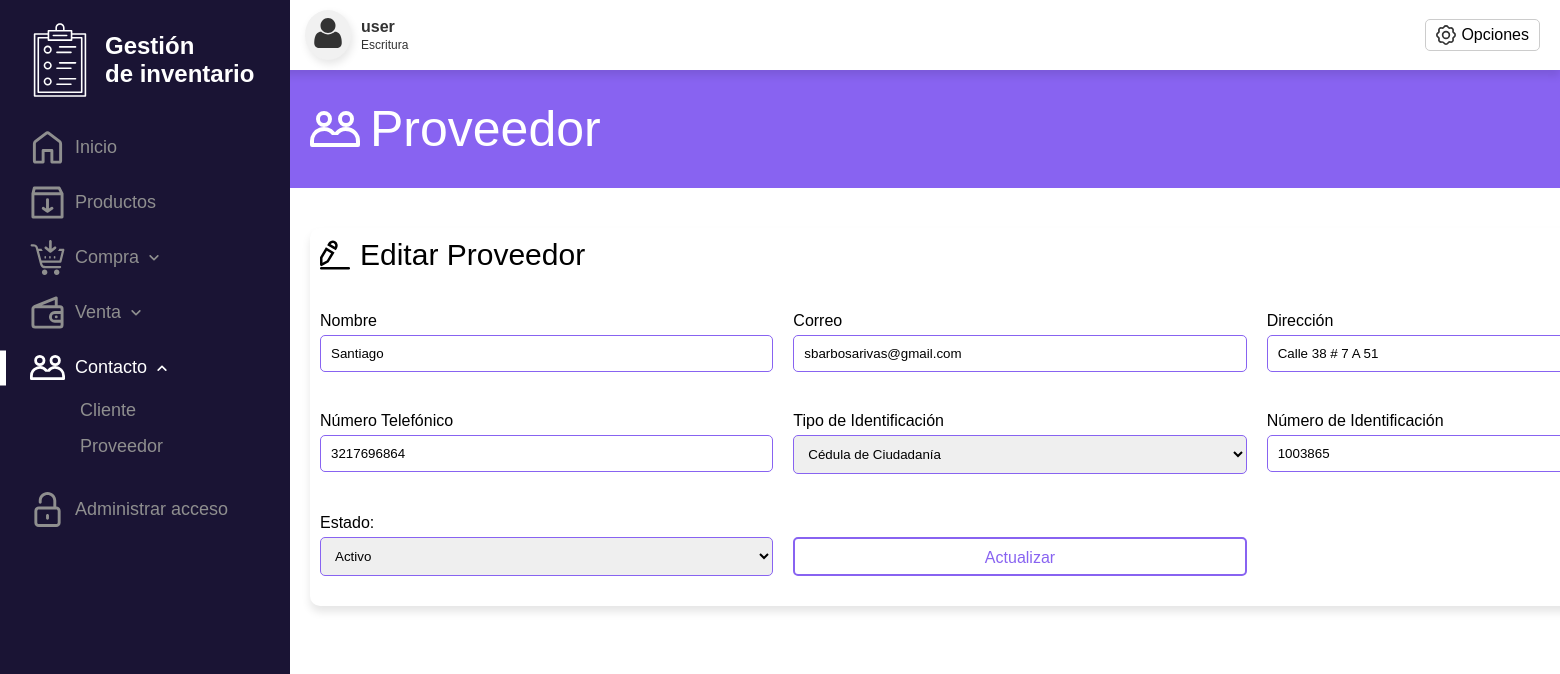
Page /pagina/contacto/actualizar_proveedor.php?id=1 (signed in) on the committed database.
### tables this page shows
CREATE TABLE `proveedor` (
  `IdProveedor` int(11) NOT NULL,
  `Nombre` varchar(150) NOT NULL,
  `Direccion` varchar(100) NOT NULL,
  `Correo` varchar(150) NOT NULL,
  `numeroTelefonico` varchar(15) NOT NULL,
  `TipoIdentificacion` varchar(10) NOT NULL,
  `numeroIdentificacion` varchar(20) NOT NULL,
  `Estado` bit(1) NOT NULL
);

### pagina/contacto/actualizar_proveedor.php (the view, shortened to what this page needs)
<?php
$roles = [
    1 => "Escritura",
    2 => "Lectura"
];
$nivelAcceso = isset($_SESSION['nivelAcceso_IdnivelAcceso']) ? $_SESSION['nivelAcceso_IdnivelAcceso'] : null;
$rolUsuario = isset($roles[$nivelAcceso]) ? $roles[$nivelAcceso] : "Desconocido";
?>
<!DOCTYPE html>
<html lang="es">
<head>
    <link rel="stylesheet" href="../../css/contacto/actualizar_proveedor_styles.css">
</head>
<body>
    <?php include '../../sidebar.php'; ?>
    <div class="content">
        <div class="header">
            <div class="user-info">
                <div class="user-icon">
                    <img src="../../img/svg/icon.svg" alt="Usuario">
                </div>
                <div class="user-details">
                    <span style="font-size: 16px; font-weight: bold; margin-bottom: 2px;"><?php echo $_SESSION['usuario']; ?></span>
                    <span style="font-size: 12px;"><?php echo $rolUsuario; ?></span>
                </div>
                <div class="dropdown-menu-container">
                    <div class="dropdown-toggle">
                        <img src="../../img/svg/option.svg" alt="Opciones">
                        <span>Opciones</span>
                    </div>
                </div>
            </div>
        </div>
        <div class="title-section">
            <img src="../../img/svg/contact.svg" alt="Proveedor" class="title-svg">
            <span>Proveedor</span>
        </div>
        <div class="body-content">
            <div class="container">
                <div class="add-user">
                    <img src="../../img/svg/edit.svg" alt="Agregar Proveedor">
                    <span class="title">Editar Proveedor</span>
                </div>
                <?php
                if (isset($_GET['id']) && !empty($_GET['id'])) {
                    $servername = "localhost";
                    $username = "root";
                    $password = "";
                    $dbname = "gestorinventario";
                    $conn = mysqli_connect($servername, $username, $password, $dbname);
                    $idProveedor = $_GET['id'];
                    $query = "SELECT * FROM Proveedor WHERE IdProveedor = $idProveedor";
                    $result = mysqli_query($conn, $query);
                    if (mysqli_num_rows($result) > 0) {
                        $row = mysqli_fetch_assoc($result);
                ?>
                        <form action="../../php/contacto/update_proveedor.php" method="POST" id="edit-provider-form" class="form-columns">
                            <div class="input-group">
                                <label for="nombre">Nombre</label>
                                <input type="text" id="nombre" name="nombre" value="<?php echo $row['Nombre']; ?>" required>
                            </div>
                            <div class="input-group">
                                <label for="correo">Correo</label>
                                <input type="email" id="correo" name="correo" value="<?php echo $row['Correo']; ?>" required>
                            </div>
                            <div class="input-group">
                                <label for="direccion">Dirección</label>
                                <input type="text" id="direccion" name="direccion" value="<?php echo $row['Direccion']; ?>" required>
                            </div>
                            <div class="input-group">
                                <label for="telefono">Número Telefónico</label>
                                <input type="tel" id="telefono" name="telefono" value="<?php echo $row['numeroTelefonico']; ?>" required>
                            </div>
                            <div class="input-group">
                                <label for="tipo_identificacion">Tipo de Identificación</label>
                                <select id="tipo_identificacion" name="tipo_identificacion" required>
                                    <option value="CC" <?php if ($row['TipoIdentificacion'] == 'CC') echo 'selected'; ?>>Cédula de Ciudadanía</option>
                                </select>
                            </div>
                            <div class="input-group">
                                <label for="numero_identificacion">Número de Identificación</label>
                                <input type="text" id="numero_identificacion" name="numero_identificacion" value="<?php echo $row['numeroIdentificacion']; ?>" required>
                            </div>
                            <div class="input-group">
                                <label for="estado">Estado:</label>
                                <select id="estado" name="estado" required>
                                    <option value="1" <?php if ($row['Estado'] == 1) echo 'selected'; ?>>Activo</option>
                                </select>
                            </div>
                            <button type="submit">Actualizar</button>
                        </form>
                <?php
                    } else {
                        echo "<p>No se encontraron datos de proveedor para editar.</p>";
                    }
                } else {
                    echo "<p>No se proporcionó un ID de proveedor válido.</p>";
                }
                ?>
            </div>
        </div>
    </div>
</body>
</html>

### css/contacto/actualizar_proveedor_styles.css (style rules this page uses)
* { margin: 0; padding: 0; font-family: Arial, sans-serif; }
.content { margin-left: 250px; background-color: #8863f1; }
.header { background-color: #ffffff; box-shadow: 0px 6px 8px rgba(0, 0, 0, 0.1); width: 100%; padding: 10px 0px; }
.user-info { display: flex; align-items: center; }
.user-icon { margin-left: 55px; padding: 8px; border-radius: 50%; background-color: #f1f1f1; box-shadow: 2px 4px 8px rgba(0, 0, 0, 0.1); cursor: pointer; }
.user-icon img { width: 30px; height: 30px; }
.user-details { margin-right: auto; margin-left: 10px; }
.user-details span { display: block; color: #333333; }
.dropdown-menu-container { position: relative; cursor: pointer; margin-right: 20px; }
.dropdown-toggle { display: flex; align-items: center; padding: 5px 10px; border: 1px solid #cccccc; border-radius: 5px; transition: border 0.5s; }
.dropdown-toggle img { width: 20px; height: 20px; margin-right: 5px; }
.title-section { display: flex; align-items: center; background-color: transparent; color: #ffffff; font-size: 50px; margin-left: 60px; padding: 30px 0px; }
.title-svg { filter: brightness(0) invert(1); width: 50px; height: 50px; margin-right: 10px; }
.body-content { display: flex; flex-direction: column; margin-left: 40px; padding: 20px; background-color: #ffffff; box-shadow: 0px -10px 0px -12px rgba(0, 0, 0, 0.1); }
.container { width: 1400px; margin: 20px auto; padding: 10px; border-radius: 10px; background-color: #ffffff; box-shadow: 0px 6px 8px rgba(0, 0, 0, 0.1); text-align: center; }
.add-user { display: flex; align-items: center; margin-bottom: 40px; }
.add-user img { height: 30px; width: 30px; filter: brightness(0); margin-right: 10px; }
.title { font-size: 30px; color: #000000; }
.input-group { margin-bottom: 20px; }
.input-group label { display: block; text-align: left; margin-bottom: 5px; font-size: 16px; }
.input-group input, .input-group select { width: 100%; padding: 10px; border: 1px solid #8863f1; border-radius: 5px; box-sizing: border-box; }
.form-columns { display: grid; grid-template-columns: repeat(3, 1fr); justify-content: center; gap: 20px; }
button { margin-top: 23px; width: 100%; height: 39px; padding: 10px; background-color: transparent; border: 2px solid #8863f1; border-radius: 5px; color: #8863f1; font-size: 16px; cursor: pointer; transition: background-color 0.3s, color 0.3s; }

### sidebar_styles.css (style rules this page uses)
* { margin: 0; padding: 0; font-family: Arial, sans-serif; }

### rows in the picture
proveedor: nombre "Santiago", correo "sbarbosarivas@gmail.com", direccion "Calle 38 # 7 A 51", telefono "3217696864", tipo_identificacion "Cédula de Ciudadanía", numero_identificacion "1003865", estado "Activo"

### other values in the picture
$_SESSION['usuario'] "user"
$rolUsuario "Escritura"
